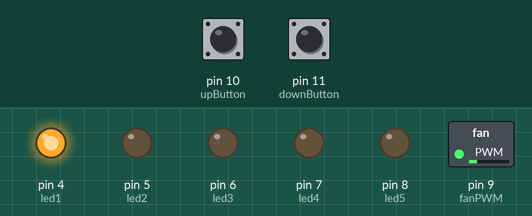
Simulated run of this sketch. Board: Arduino Uno, built with avr-gcc and run on an emulated ATmega328P. Shown: switched loads named in the sketch (green lamp = pin HIGH), output pins drawn as LEDs (lit = HIGH). The test bench sets the inputs (shaded band); at power-on: pin 10 (upButton) HIGH, pin 11 (downButton) HIGH.

Above: at 1.2 s.
1.3 s: pin 10 (upButton) pulled LOW for 1 s
At 3.4 s:
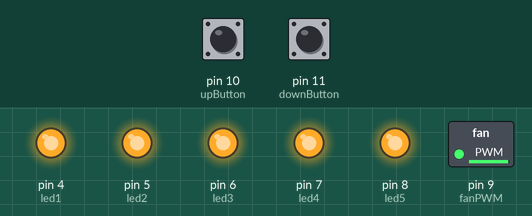
4.0 s: pin 11 (downButton) pulled LOW for 3.2 s
At 6.9 s:
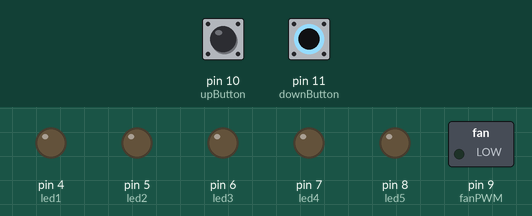
8.7 s: pin 10 (upButton) pulled LOW for 0.15 s
At 9.5 s:
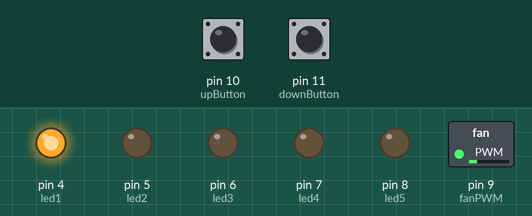
10.5 s: pin 10 (upButton) pulled LOW for 3.2 s
At 10.95 s:
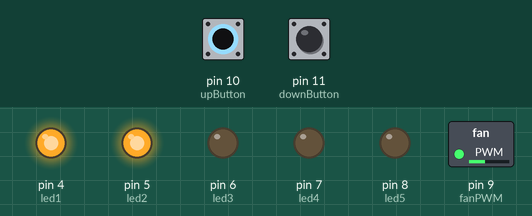
Timing chart, 0 to 13.5 s (numbered marks = the images above; inputs shaded):
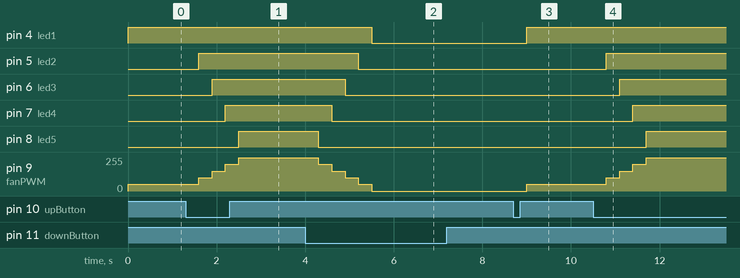

The sketch:

FanControl.ino
```cpp
#include "DHT.h"

// init vars
int upButton   = 10;
int downButton = 11;
int led1       = 4;
int led2       = 5;
int led3       = 6;
int led4       = 7;
int led5       = 8;
int fanPWM     = 9;
int fanSpeed   = 1;


void setup() {
  // Set PinModes (2-9)
  TCCR1B = TCCR1B & 0b11111000 | 0x01; // Set Timer1 (Pin 9 and 10) to 31300Hz
  pinMode(upButton,   INPUT_PULLUP);
  pinMode(downButton, INPUT_PULLUP);
  pinMode(led1,        OUTPUT);
  pinMode(led2,        OUTPUT);
  pinMode(led3,        OUTPUT);
  pinMode(led4,        OUTPUT);
  pinMode(led5,        OUTPUT);
  pinMode(fanPWM,      OUTPUT);

  //Serial.begin(9600);
}

void loop() {
  // Buttonwork
  if (!digitalRead(upButton)) {
    fanSpeed++;
    delay(300);
  }
  if (!digitalRead(downButton)) {
    fanSpeed--;
    delay(300);
  }
  if (fanSpeed>5)  fanSpeed = 5;
  if (fanSpeed<0)  fanSpeed = 0;

  //Serial.println(fanSpeed);

  // Ledwork
  if (fanSpeed >= 1) digitalWrite(led1, HIGH);
  else digitalWrite(led1, LOW);
  if (fanSpeed >= 2) digitalWrite(led2, HIGH);
  else digitalWrite(led2, LOW);
  if (fanSpeed >= 3) digitalWrite(led3, HIGH);
  else digitalWrite(led3, LOW);
  if (fanSpeed >= 4) digitalWrite(led4, HIGH);
  else digitalWrite(led4, LOW);
  if (fanSpeed >= 5) digitalWrite(led5, HIGH);
  else digitalWrite(led5, LOW);

  // Send new Speed as PWM to Fan
  analogWrite(fanPWM, (fanSpeed*50));
}
```

Measured:
- after the input at 1.3 s, pin 5 (led2): LOW → HIGH after 0.30 s; pin 6 (led3): LOW → HIGH after 0.60 s; pin 7 (led4): LOW → HIGH after 0.90 s; pin 8 (led5): LOW → HIGH after 1.2 s; pin 9 (fanPWM): 50/255 → 100/255 after 0.30 s, → 150/255 0.30 s later, → 200/255 0.30 s later, → 250/255 0.30 s later
- after the input at 4.0 s, pin 4 (led1): HIGH → LOW after 1.5 s; pin 5 (led2): HIGH → LOW after 1.2 s; pin 6 (led3): HIGH → LOW after 0.90 s; pin 7 (led4): HIGH → LOW after 0.60 s; pin 8 (led5): HIGH → LOW after 0.30 s
- after the input at 8.7 s, pin 4 (led1): LOW → HIGH after 0.30 s; pin 9 (fanPWM): 0/255 → 50/255 after 0.30 s
- after the input at 10.5 s, pin 5 (led2): LOW → HIGH after 0.30 s; pin 6 (led3): LOW → HIGH after 0.60 s; pin 7 (led4): LOW → HIGH after 0.90 s; pin 8 (led5): LOW → HIGH after 1.2 s; pin 9 (fanPWM): 50/255 → 100/255 after 0.30 s, → 150/255 0.30 s later, → 200/255 0.30 s later, → 250/255 0.30 s later
